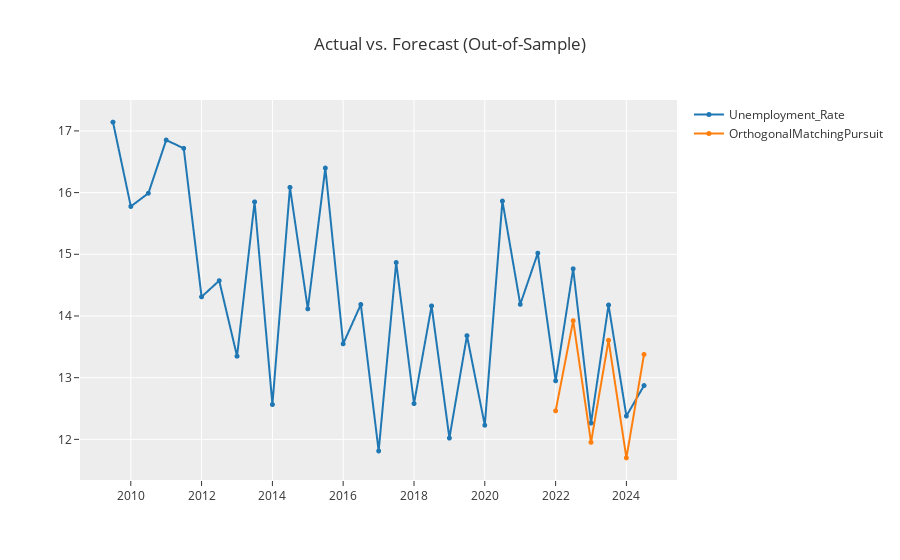

Notebook source saved alongside this figure:
### Code cell
omp_cds_dt= exp.create_model('omp_cds_dt')
y_predict_omp_cds_dt = exp.predict_model(omp_cds_dt)
exp.plot_model(estimator=omp_cds_dt)

### Figure 1 — Plotly figure (JSON) as saved in the notebook; plotly's stock layout.template omitted (floating-point values rounded to 4 significant figures)
{"data": [{"line": {"color": "rgb(31, 119, 180)", "width": 2}, "marker": {"color": "rgb(31, 119, 180)", "size": 5}, "mode": "lines+markers", "name": "Unemployment_Rate", "type": "scattergl", "x": ["2009-07-01T00:00:00", "2010-01-01T00:00:00", "2010-07-01T00:00:00", "2011-01-01T00:00:00", "2011-07-01T00:00:00", "2012-01-01T00:00:00", "2012-07-01T00:00:00", "2013-01-01T00:00:00", "2013-07-01T00:00:00", "2014-01-01T00:00:00", "2014-07-01T00:00:00", "2015-01-01T00:00:00", "2015-07-01T00:00:00", "2016-01-01T00:00:00", "2016-07-01T00:00:00", "2017-01-01T00:00:00", "2017-07-01T00:00:00", "2018-01-01T00:00:00", "2018-07-01T00:00:00", "2019-01-01T00:00:00", "2019-07-01T00:00:00", "2020-01-01T00:00:00", "2020-07-01T00:00:00", "2021-01-01T00:00:00", "2021-07-01T00:00:00", "2022-01-01T00:00:00", "2022-07-01T00:00:00", "2023-01-01T00:00:00", "2023-07-01T00:00:00", "2024-01-01T00:00:00", "2024-07-01T00:00:00"], "xaxis": "x", "y": [17.14, 15.78, 15.99, 16.85, 16.72, 14.31, 14.57, 13.35, 15.85, 12.57, 16.08, 14.12, 16.4, 13.55, 14.19, 11.81, 14.87, 12.58, 14.16, 12.02, 13.68, 12.23, 15.86, 14.19, 15.02, 12.95, 14.76, 12.27, 14.18, 12.38, 12.87], "yaxis": "y"}, {"line": {"color": "rgb(255, 127, 14)", "width": 2}, "marker": {"color": "rgb(255, 127, 14)", "size": 5}, "mode": "lines+markers", "name": "OrthogonalMatchingPursuit", "type": "scattergl", "x": ["2009-07-01T00:00:00", "2010-01-01T00:00:00", "2010-07-01T00:00:00", "2011-01-01T00:00:00", "2011-07-01T00:00:00", "2012-01-01T00:00:00", "2012-07-01T00:00:00", "2013-01-01T00:00:00", "2013-07-01T00:00:00", "2014-01-01T00:00:00", "2014-07-01T00:00:00", "2015-01-01T00:00:00", "2015-07-01T00:00:00", "2016-01-01T00:00:00", "2016-07-01T00:00:00", "2017-01-01T00:00:00", "2017-07-01T00:00:00", "2018-01-01T00:00:00", "2018-07-01T00:00:00", "2019-01-01T00:00:00", "2019-07-01T00:00:00", "2020-01-01T00:00:00", "2020-07-01T00:00:00", "2021-01-01T00:00:00", "2021-07-01T00:00:00", "2022-01-01T00:00:00", "2022-07-01T00:00:00", "2023-01-01T00:00:00", "2023-07-01T00:00:00", "2024-01-01T00:00:00", "2024-07-01T00:00:00"], "xaxis": "x", "y": [null, null, null, null, null, null, null, null, null, null, null, null, null, null, null, null, null, null, null, null, null, null, null, null, null, 12.46, 13.92, 11.95, 13.61, 11.7, 13.38], "yaxis": "y"}], "layout": {"showlegend": true, "title": {"text": "Actual vs. Forecast (Out-of-Sample)"}, "xaxis": {"anchor": "y", "domain": [0, 1]}, "yaxis": {"anchor": "x", "domain": [0, 1]}}}
